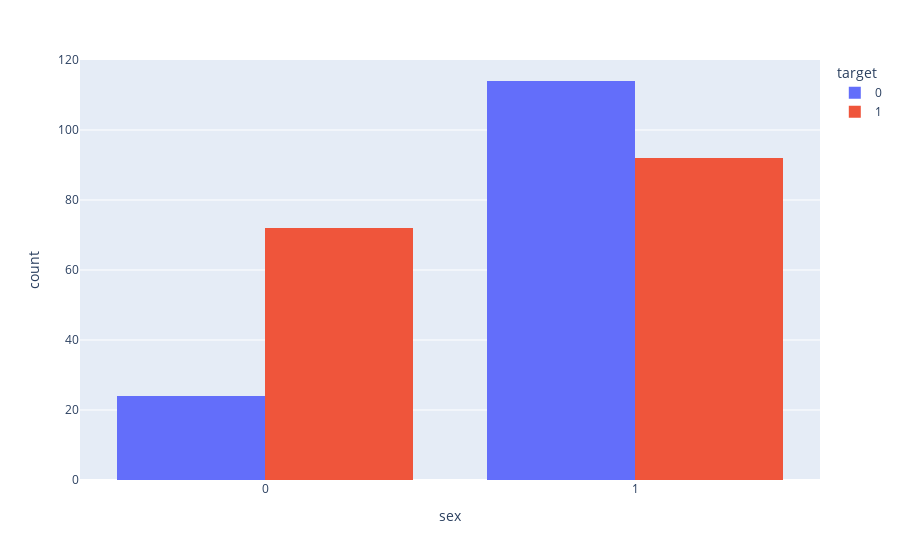

This figure's notebook cell:
### Code cell
#find gender distriburtion wrt. to target
px.histogram(df,x='sex',color='target',barmode='group')

### Figure 1 — Plotly figure (JSON) as saved in the notebook; plotly's stock layout.template omitted (floating-point values rounded to 4 significant figures; data arrays with more than 128 entries replaced by an {"elided": "..."} marker saying what was removed)
{"data": [{"alignmentgroup": "True", "bingroup": "x", "hovertemplate": "target=0<br>sex=%{x}<br>count=%{y}<extra></extra>", "legendgroup": "0", "marker": {"color": "#636efa", "pattern": {"shape": ""}}, "name": "0", "offsetgroup": "0", "orientation": "v", "showlegend": true, "type": "histogram", "x": {"elided": "138 int values"}, "xaxis": "x", "yaxis": "y"}, {"alignmentgroup": "True", "bingroup": "x", "hovertemplate": "target=1<br>sex=%{x}<br>count=%{y}<extra></extra>", "legendgroup": "1", "marker": {"color": "#EF553B", "pattern": {"shape": ""}}, "name": "1", "offsetgroup": "1", "orientation": "v", "showlegend": true, "type": "histogram", "x": {"elided": "164 int values"}, "xaxis": "x", "yaxis": "y"}], "layout": {"barmode": "group", "legend": {"title": {"text": "target"}, "tracegroupgap": 0}, "margin": {"t": 60}, "xaxis": {"anchor": "y", "domain": [0, 1], "title": {"text": "sex"}}, "yaxis": {"anchor": "x", "domain": [0, 1], "title": {"text": "count"}}}}
